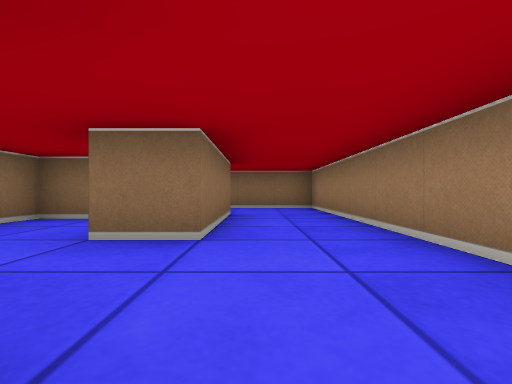
[1] (above)

16 first-person views from a walk through a cub3D ray-caster map. The camera is about half as high as the walls, looks level and sees 85° across. The floor is counted in squares. Each view is taken from the middle of a square. On the plan, view 1 faces up. The plan holds only what a view shows up to about 9 squares ahead; the rest is blank.

[2]
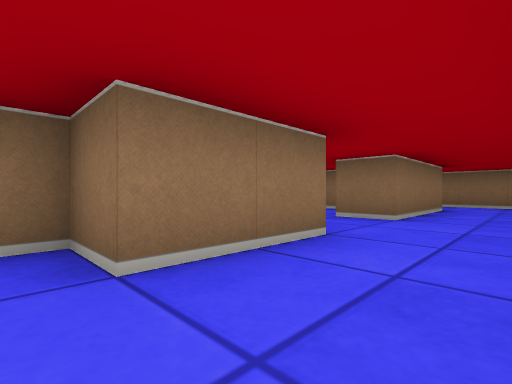

[3]
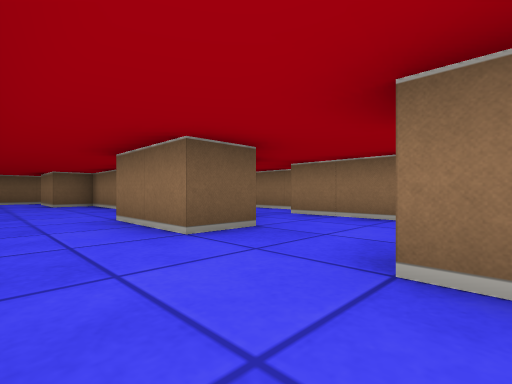

[4]
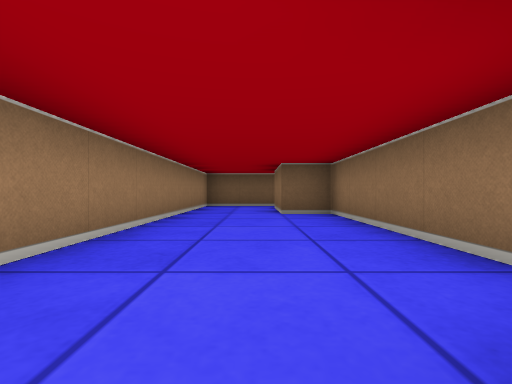

[5]
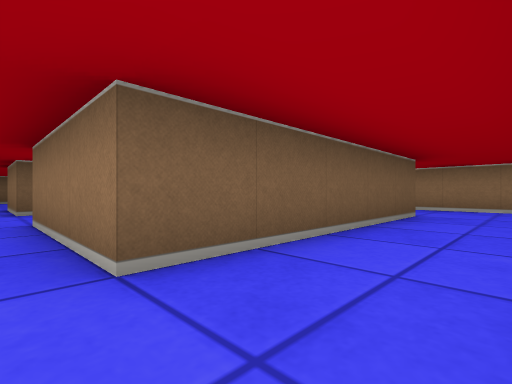

[6]
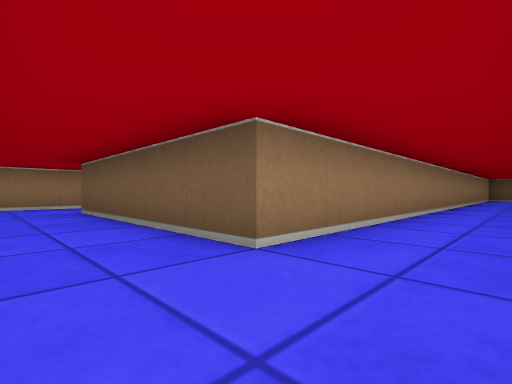

[7]
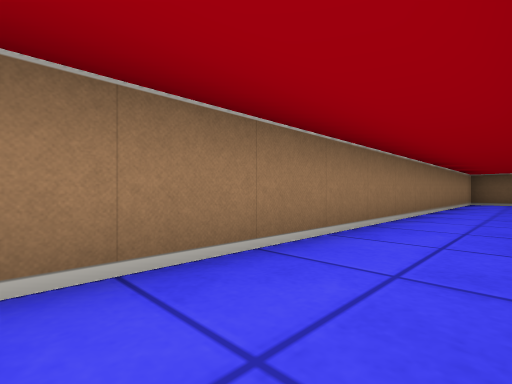

[8]
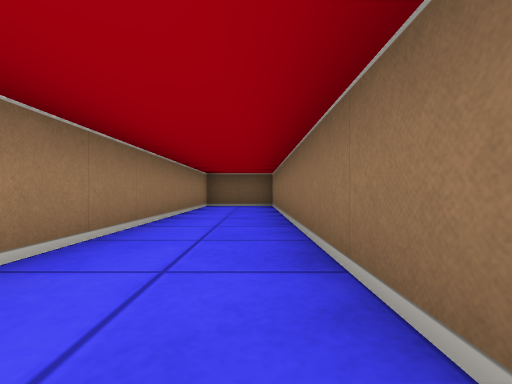

[9]
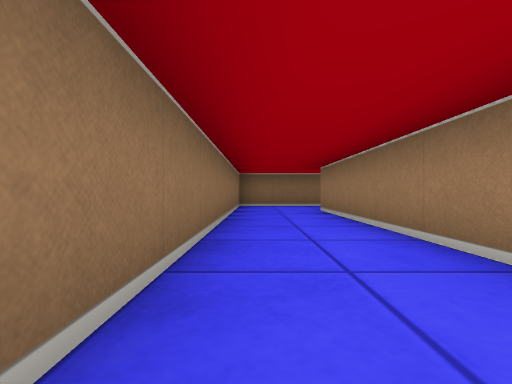

[10]
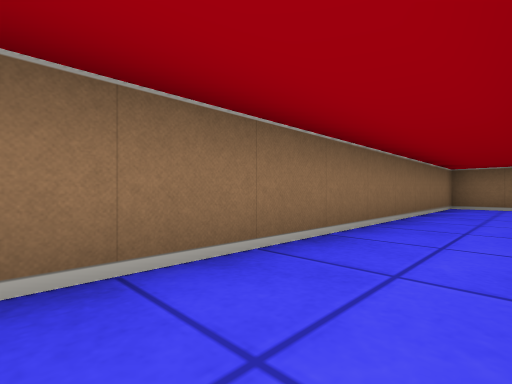

[11]
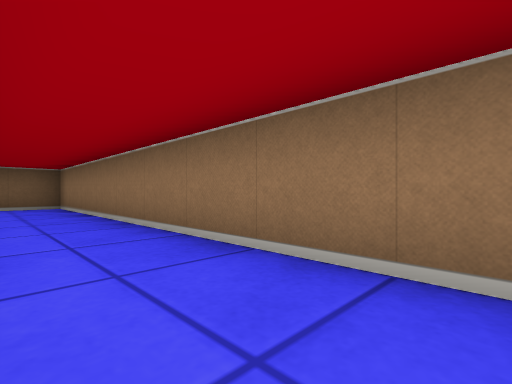

[12]
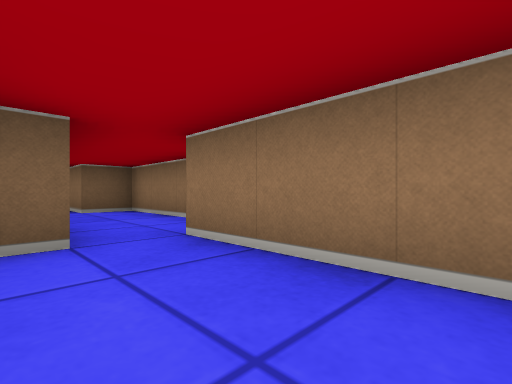

[13]
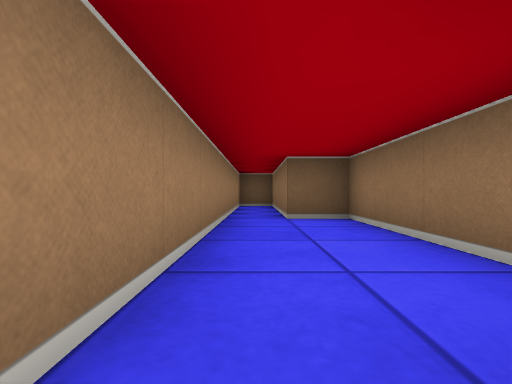

[14]
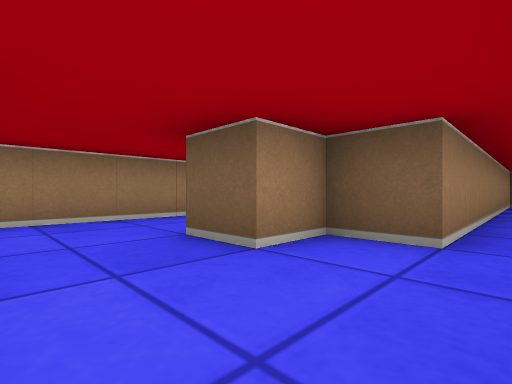

[15]
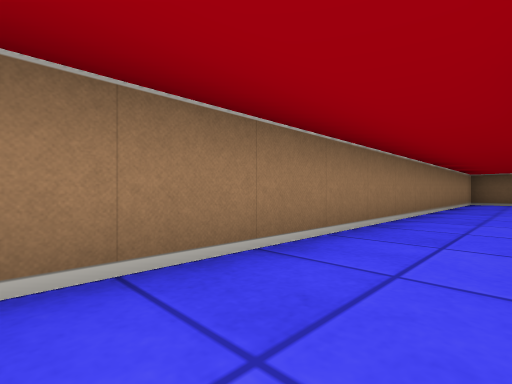

[16]
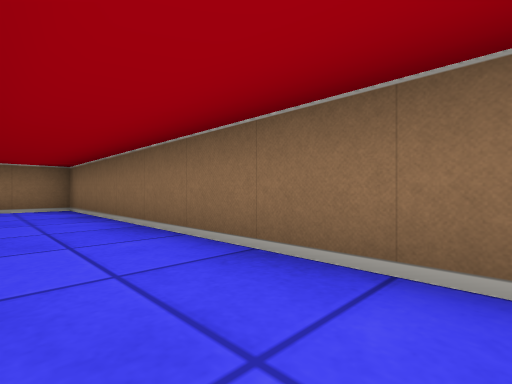

### Floor plan
Points are (right, up) in squares from view 1. A wall is a line through its corners. A room is listed if a view was taken in it or the views show most of it. See-through windows are left out.
Room 1 (views 1, 2, 3, 4, 5, 6, 7, 8, 9, 10, 11, 15, 16)
walls: (-1.5, 0.5) (-0.5, 0.5) (-0.5, -1.5) (-1.5, -1.5) (-1.5, -6.5) (-0.5, -6.5) (-0.5, -8.4); (-0.6, -9.5) (1.5, -9.5) (1.5, 7.5) (-7.5, 7.5) (-7.5, -9.5) (-5.5, -9.5) (-5.5, 5.5) (-0.5, 5.5) (-0.5, 2.5) (-1.5, 2.5)
ways out: opening at (-1, 1.5) to room 2
Room 2 (views 12, 13, 14)
walls: (-3.5, 2) (-3.5, -0.5); (-2.5, -0.5) (-1.5, -0.5) (-1.5, 0.5); (-2.5, 4.5) (-3.5, 4.5) (-3.5, 3.8)
ways out: opening at (-1, 1.5) to room 1; opening at (-3, 0) to room 3
Room 3 (no view inside)
walls: (-4.5, -1.2) (-4.5, -4.5) (-3.5, -4.5) (-3.5, -8.5) (-2.5, -8.5) (-2.5, -0.5)
ways out: opening at (-3, 0) to room 2

Positions as (right, up) in squares from view 1, and headings:
1: (0, 0), facing up
2: (1, -2), facing up-left
3: (1, 3), facing down-left
4: (0, -1), facing down
5: (0, 7), facing down-left
6: (-7, 7), facing down-right
7: (-7, 2), facing down-right
8: (-7, -1), facing down
9: (-7, -1), facing up
10: (-6, -1), facing up-left
11: (-6, -1), facing down-left
12: (-2, 2), facing down-left
13: (-3, 0), facing down
14: (-3, 2), facing down-right
15: (0, 2), facing down-right
16: (0, 6), facing up-left
